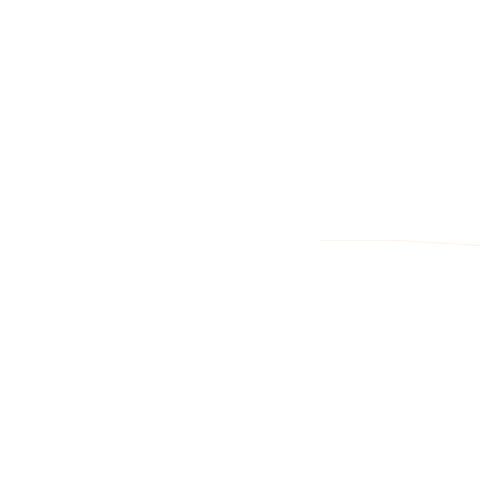
Frame 1 (no input)
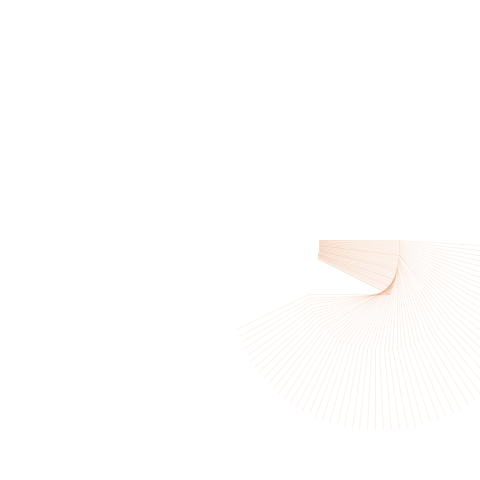
Frame 60 (the mouse pressed at the canvas centre just before this capture)
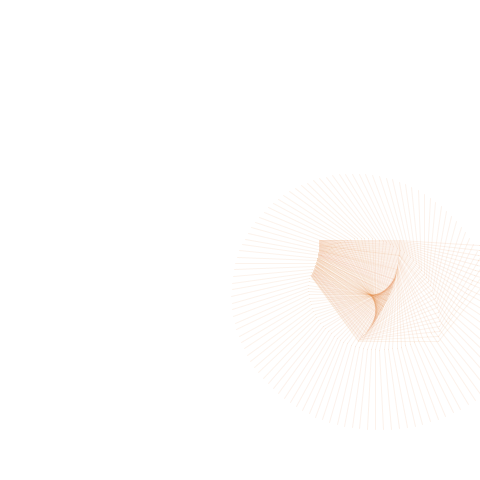
Frame 120 (the mouse held since frame 60 and released just before this capture)

The Processing sketch that drew these frames (run headless with seeded random() and noise(); from frame 60 on, the mouse is pressed at the canvas centre):

// Processing sketch: processing_147285
// ── processing_147285.pde



float raggio1 = 80;  // lunghezza del 1° segmento 
float raggio2 = 80;   // lunghezza del 2° segmento
float raggio3 = 80;   // lunghezza del 3° segmento
float raggio4 = 80;   // lunghezza del 4° segmento

float passoAngolo1 = PI/800;  // velocita' di rotazione del 1° segmento
float passoAngolo2 = PI/400;  // velocita' di rotazione del 2° segmento
float passoAngolo3 = PI/60;   // velocita' di rotazione del 3° segmento
float passoAngolo4 = PI/70;    // velocita' di rotazione del 4° segmento

void setup()
{
  size(480,480);
  stroke(255,50);
  background(255);
 
}

void draw () 
{

  float c0x = 240;
  float c0y = 240;
  
 
  float angolo1 = frameCount*passoAngolo1;
  float c1x = c0x + cos(angolo1)*raggio1;
  float c1y = c0y + sin(angolo1)*raggio1;
  
 
  float angolo2 = frameCount*passoAngolo2;
  float c2x = c1x + cos(angolo2)*raggio2;
  float c2y = c1y + sin(angolo2)*raggio2;
  

  float angolo3 = frameCount*passoAngolo3;
  float c3x = c2x + cos(angolo3)*raggio3;
  float c3y = c2y + sin(angolo3)*raggio3;
  

  float angolo4 = frameCount*passoAngolo4;
  float c4x = c3x + cos(angolo4)*raggio4;
  float c4y = c3y + sin(angolo4)*raggio4;
  
  float rosso =(220);
  float verde = c1y/2;
  float blu =255-c2x/2;
  float alfa = (25);
  stroke(rosso, verde, blu, alfa);


  line(c1x,c1y, c2x,c2y);  
  line(c2x,c2y, c3x,c3y); 
  line(c3x,c3y, c4x,c4y);
}
